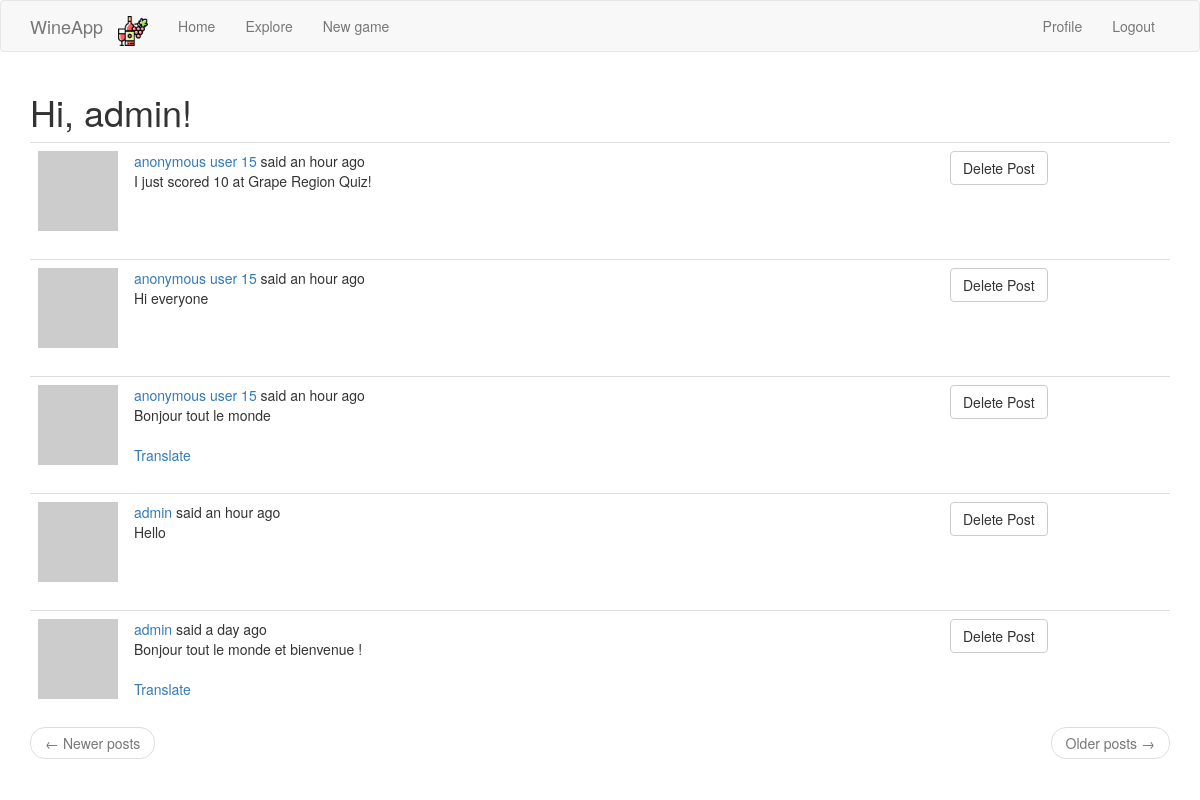
Screenshot of /explore_posts (signed in) with the database file from the repository.
### app/models.py (models this page shows, shortened)
class User(UserMixin, db.Model):
    id = db.Column(db.Integer, primary_key=True)
    username = db.Column(db.String(64), index=True, unique=True)
    email = db.Column(db.String(120), index=True, unique=True)
    password_hash = db.Column(db.String(128))
    posts = db.relationship('Post', backref='author', lazy='dynamic')
    about_me = db.Column(db.String(140))
    last_seen = db.Column(db.DateTime, default=datetime.utcnow)
    followed = db.relationship(
        'User', secondary=followers,
        primaryjoin=(followers.c.follower_id == id),
        secondaryjoin=(followers.c.followed_id == id),
        backref=db.backref('followers', lazy='dynamic'), lazy='dynamic')
    def avatar(self, size):
        digest = md5(self.email.lower().encode('utf-8')).hexdigest()
        return 'https://www.gravatar.com/avatar/{}?d=identicon&s={}'.format(
            digest, size)

class Post(db.Model):
    id = db.Column(db.Integer, primary_key=True)
    body = db.Column(db.String(140))
    timestamp = db.Column(db.DateTime, index=True, default=datetime.utcnow)
    user_id = db.Column(db.Integer, db.ForeignKey('user.id'))
    language = db.Column(db.String(5))

### app/main/routes.py (the view)
@bp.route('/explore_posts', methods=['GET', 'POST'])
@login_required
def explore_posts():
    if current_user.username != 'admin':
        return redirect(url_for('main.index'))
    page = request.args.get('page', 1, type=int)
    posts = Post.query.order_by(Post.timestamp.desc()).paginate(
        page, current_app.config['POSTS_PER_PAGE'], False)
    next_url = url_for('main.explore_posts',
                       page=posts.next_num) if posts.has_next else None
    prev_url = url_for('main.explore_posts',
                       page=posts.prev_num) if posts.has_prev else None
    return render_template('explore_posts.html', posts=posts.items,
                           next_url=next_url, prev_url=prev_url)

### app/main/routes.py (called while the page is built)
@bp.before_app_request
def before_request():
    if current_user.is_authenticated:
        current_user.last_seen = datetime.utcnow()
        db.session.commit()
    g.locale = str(get_locale())

### app/models.py (called while the page is built)
@login.user_loader
def load_user(id):
    return User.query.get(int(id))

### app/templates/explore_posts.html (shortened to what this page needs)
{% extends "base.html" %}
{% import 'bootstrap/wtf.html' as wtf %}
{% block app_content %}
    <h1>{{ _('Hi, %(username)s!', username=current_user.username) }}</h1>
    {% for post in posts %}
        {% include '_post.html' %}
    {% endfor %}
    <nav aria-label="...">
        <ul class="pager">
            <li class="previous{% if not prev_url %} disabled{% endif %}">
                <a href="{{ prev_url or '#' }}">
                    <span aria-hidden="true">&larr;</span> {{ _('Newer posts') }}
                </a>
            </li>
            <li class="next{% if not next_url %} disabled{% endif %}">
                <a href="{{ next_url or '#' }}">
                    {{ _('Older posts') }} <span aria-hidden="true">&rarr;</span>
                </a>
            </li>
        </ul>
    </nav>
{% endblock %}

### app/templates/_post.html (shortened to what this page needs)
    <table class="table table-hover">
        <tr>
            <td width="70px">
                <a href="{{ url_for('main.user', username=post.author.username) }}">
                    <img src="{{ post.author.avatar(70) }}" />
                </a>
            </td>
            <td>
                {{ _('%(username)s said %(when)s',
                    username=user_link, when=moment(post.timestamp).fromNow()) }}
                <br>
                <span id="post{{ post.id }}">{{ post.body }}</span>
                {% if post.language and post.language != g.locale %}
                <br><br>
                <span id="translation{{ post.id }}">
                    <a href="javascript:translate(
                                '#post{{ post.id }}',
                                '#translation{{ post.id }}',
                                '{{ post.language }}',
                                '{{ g.locale }}');">{{ _('Translate') }}</a>
                </span>
                {% endif %}
            </td>
            {% if current_user.username == 'admin' or current_user.username == post.author.username %}
            <td style="width:20%">
                <a class="btn btn-default" href="{{ url_for('main.delete_post', post_id=post.id) }}">Delete Post</a>
            </td>
            {% endif %}
        </tr>
    </table>

### rows the page displays
Post: body "I just scored 10 at Grape Region Quiz!"
Post: body "Hi everyone"
Post: body "Bonjour tout le monde"
Post: body "Hello"
Post: body "Bonjour tout le monde et bienvenue !"
